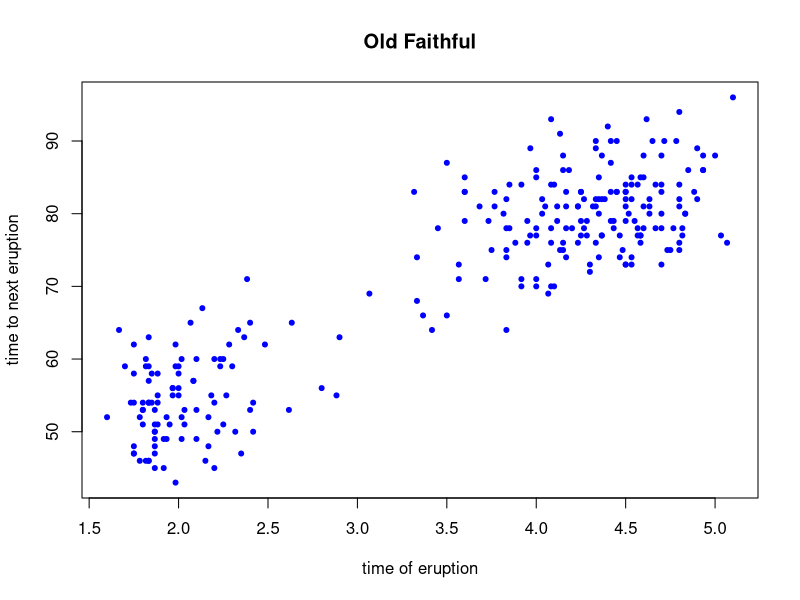

The R source for this figure:
## ---- chunk 1
h = 100:1

## ---- chunk 2
h[1]
## ---- chunk 3
h[100]
## ---- chunk 4
h[1:5]
## ---- chunk 5
seq(1,100,2)
## ---- chunk 6
h[seq(1,100,2)]
## ---- chunk 7
45 %% 7
## ---- chunk 8
100 %% 100 
101 %% 100 
102 %% 100 
102 %% 10  
4 %% 10   
27 %% 7   
## ---- chunk 9
h %% 2 == 0
## ---- chunk 10
h[h %% 2 == 0]
## ---- chunk 11
?faithful
## ---- chunk 12
dat = faithful
## ---- chunk 13
colnames(dat)
## ---- chunk 14
summary(dat)
## ---- chunk 15
dat[1,1]
## ---- chunk 16
dat[1,2]
## ---- chunk 17
dat[2,]
## ---- chunk 18
dat[,1]
## ---- chunk 19
dat[,2]
## ---- chunk 20
plot(dat$eruptions, dat$waiting, col='blue', 
     main="Old Faithful", 
     xlab="time of eruption", ylab="time to next eruption", pch=20)
## ---- chunk 21
dat.colors = ifelse(dat$eruptions >= 3.5, "blue",
                 ifelse(dat$eruptions <= 2.5, "red",
                        "purple"))
## ---- chunk 22
dat.colors
